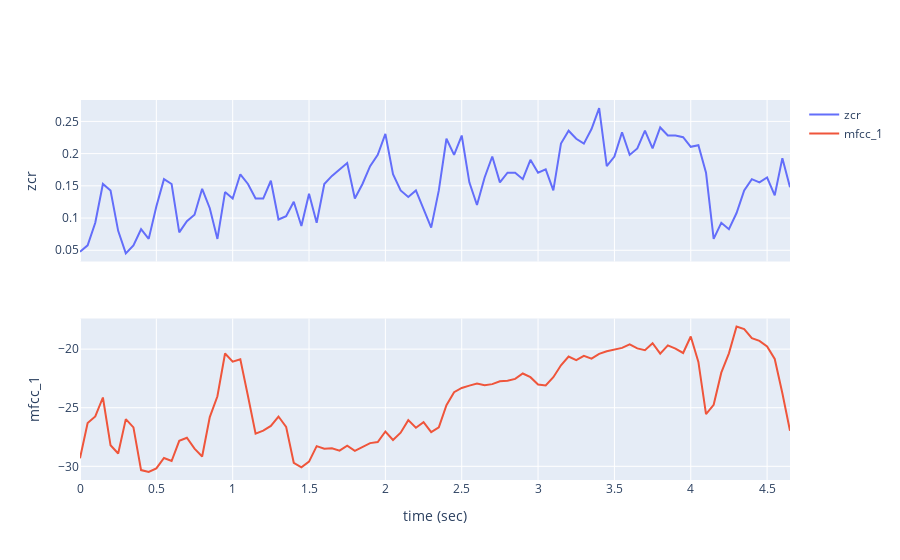

Notebook code for this chart:
### Code cell
from pyAudioAnalysis import ShortTermFeatures as aF
from pyAudioAnalysis import audioBasicIO as aIO 
import numpy as np 
import plotly.graph_objs as go 
import matplotlib.pyplot as plt
import plotly
import IPython
import os
from plotly.subplots import make_subplots
#频谱中心点短期特征提取
#read audio data from file 
fs, s = aIO .read_audio_file(os.path.join('E:/Files','Acoustic Data', '0.3Eru_0.85Gul_1.15Gra_2.45Rum_4.1Moo_4.7Bre.wav'))

#play the initial and the generated files in notebook:
#IPython.display.display(IPython.display.Audio(os.path.join('E:/Files','Acoustic Data', 'Test','part_audio_052.wav')))

# print duration in seconds:
print(len(s),float(fs))
duration = len(s) / float(fs)
print(f'duration = {duration} seconds')

# extract short-term features using a 50msec non-overlapping windows
win, step = 0.050, 0.050 #windows 0.05, step 0.05
[f, fn] = aF.feature_extraction(s, fs, int(fs * win), int(fs * step))#f(特征提取的结果);fn(包含特征的名称或标签的列表)
'''
print(f'{f.shape[1]} frames, {f.shape[0]} short-term features') #帧数和特征数
print('Feature names:')
for i, nam in enumerate(fn):
    print(f'{i}:{nam}')
'''
# create time axis in seconds
time = np.arange(0, duration - step, win) 
# get the feature whose name is 'energy'
fig = make_subplots(rows=2, cols=1, shared_xaxes=True)
energy_zcr, energy_mfcc = f[fn.index('zcr'), :], f[fn.index('mfcc_1'), :]
traces = [(energy_zcr, "zcr", 1),(energy_mfcc, "mfcc_1", 2)]
for energy, name, row in traces:
    fig.add_trace(go.Scatter(x=time, y=energy, name=name), row=row, col=1)
    fig.update_yaxes(title_text=name, row=row, col=1)

fig.update_xaxes(title_text="time (sec)", row=2, col=1)
plotly.offline.iplot(fig)

'''
mfcc_features = f[8:21]
mfcc_layout = go.Layout(title='MFCC Heatmap', yaxis=dict(title='MFCC Coefficient'), xaxis=dict(title='Frame Index'))
plotly.offline.iplot(go.Figure(data=[go.Heatmap(z=mfcc_features, colorscale='Viridis')], layout=mfcc_layout))
'''
'''
fig = make_subplots(rows=13, cols=1, shared_xaxes=True, vertical_spacing=0.05)
for i in range(13):
    energy_mfcc = f[fn.index(f'mfcc_{i+1}'), :]
    fig.add_trace(go.Scatter(x=time, y=energy_mfcc, name=f"mfcc_{i+1}"), row=i+1, col=1)
    fig.update_yaxes(title_text=f"mfcc_{i+1}", row=i+1, col=1)

fig.update_xaxes(title_text="time (sec)")
fig.update_layout(title="MFCC Features vs Time", height=2000)
plotly.offline.iplot(fig)
'''

### Figure 1 — Plotly figure (JSON) as saved in the notebook; plotly's stock layout.template omitted (floating-point values rounded to 4 significant figures)
{"data": [{"name": "zcr", "type": "scatter", "x": [0, 0.05, 0.1, 0.15, 0.2, 0.25, 0.3, 0.35, 0.4, 0.45, 0.5, 0.55, 0.6, 0.65, 0.7, 0.75, 0.8, 0.85, 0.9, 0.95, 1, 1.05, 1.1, 1.15, 1.2, 1.25, 1.3, 1.35, 1.4, 1.45, 1.5, 1.55, 1.6, 1.65, 1.7, 1.75, 1.8, 1.85, 1.9, 1.95, 2, 2.05, 2.1, 2.15, 2.2, 2.25, 2.3, 2.35, 2.4, 2.45, 2.5, 2.55, 2.6, 2.65, 2.7, 2.75, 2.8, 2.85, 2.9, 2.95, 3, 3.05, 3.1, 3.15, 3.2, 3.25, 3.3, 3.35, 3.4, 3.45, 3.5, 3.55, 3.6, 3.65, 3.7, 3.75, 3.8, 3.85, 3.9, 3.95, 4, 4.05, 4.1, 4.15, 4.2, 4.25, 4.3, 4.35, 4.4, 4.45, 4.5, 4.55, 4.6, 4.65], "xaxis": "x", "y": [0.04762, 0.05764, 0.09273, 0.1529, 0.1429, 0.0802, 0.04511, 0.05764, 0.08271, 0.06767, 0.1178, 0.1604, 0.1529, 0.07769, 0.09524, 0.1053, 0.1454, 0.1153, 0.06767, 0.1404, 0.1303, 0.1679, 0.1529, 0.1303, 0.1303, 0.1579, 0.09774, 0.1028, 0.1253, 0.08772, 0.1378, 0.09273, 0.1529, 0.1654, 0.1754, 0.1855, 0.1303, 0.1529, 0.1805, 0.198, 0.2306, 0.1679, 0.1429, 0.1328, 0.1429, 0.1128, 0.08521, 0.1429, 0.2231, 0.198, 0.2281, 0.1554, 0.1203, 0.1629, 0.1955, 0.1554, 0.1704, 0.1704, 0.1604, 0.1905, 0.1704, 0.1754, 0.1429, 0.2155, 0.2356, 0.2231, 0.2155, 0.2381, 0.2707, 0.1805, 0.1955, 0.2331, 0.198, 0.208, 0.2356, 0.208, 0.2406, 0.2281, 0.2281, 0.2256, 0.2105, 0.213, 0.1704, 0.06767, 0.09273, 0.08271, 0.1078, 0.1429, 0.1604, 0.1554, 0.1629, 0.1353, 0.193, 0.1479], "yaxis": "y"}, {"name": "mfcc_1", "type": "scatter", "x": [0, 0.05, 0.1, 0.15, 0.2, 0.25, 0.3, 0.35, 0.4, 0.45, 0.5, 0.55, 0.6, 0.65, 0.7, 0.75, 0.8, 0.85, 0.9, 0.95, 1, 1.05, 1.1, 1.15, 1.2, 1.25, 1.3, 1.35, 1.4, 1.45, 1.5, 1.55, 1.6, 1.65, 1.7, 1.75, 1.8, 1.85, 1.9, 1.95, 2, 2.05, 2.1, 2.15, 2.2, 2.25, 2.3, 2.35, 2.4, 2.45, 2.5, 2.55, 2.6, 2.65, 2.7, 2.75, 2.8, 2.85, 2.9, 2.95, 3, 3.05, 3.1, 3.15, 3.2, 3.25, 3.3, 3.35, 3.4, 3.45, 3.5, 3.55, 3.6, 3.65, 3.7, 3.75, 3.8, 3.85, 3.9, 3.95, 4, 4.05, 4.1, 4.15, 4.2, 4.25, 4.3, 4.35, 4.4, 4.45, 4.5, 4.55, 4.6, 4.65], "xaxis": "x2", "y": [-29.32, -26.31, -25.74, -24.13, -28.21, -28.9, -25.97, -26.68, -30.32, -30.48, -30.18, -29.29, -29.55, -27.83, -27.56, -28.49, -29.16, -25.8, -24.02, -20.38, -21.07, -20.86, -24.0, -27.21, -26.95, -26.55, -25.75, -26.63, -29.7, -30.08, -29.6, -28.28, -28.5, -28.45, -28.67, -28.24, -28.68, -28.34, -28.02, -27.93, -27.03, -27.75, -27.13, -26.06, -26.71, -26.23, -27.08, -26.67, -24.79, -23.67, -23.31, -23.11, -22.94, -23.08, -22.99, -22.75, -22.7, -22.54, -22.08, -22.39, -23.02, -23.1, -22.4, -21.37, -20.63, -20.93, -20.58, -20.81, -20.41, -20.18, -20.06, -19.9, -19.59, -19.94, -20.09, -19.5, -20.39, -19.68, -19.96, -20.33, -18.92, -21.09, -25.54, -24.75, -22.01, -20.36, -18.08, -18.28, -19.06, -19.29, -19.78, -20.84, -23.77, -26.96], "yaxis": "y2"}], "layout": {"xaxis": {"anchor": "y", "domain": [0, 1], "matches": "x2", "showticklabels": false}, "xaxis2": {"anchor": "y2", "domain": [0, 1], "title": {"text": "time (sec)"}}, "yaxis": {"anchor": "x", "domain": [0.575, 1], "title": {"text": "zcr"}}, "yaxis2": {"anchor": "x2", "domain": [0, 0.425], "title": {"text": "mfcc_1"}}}}
